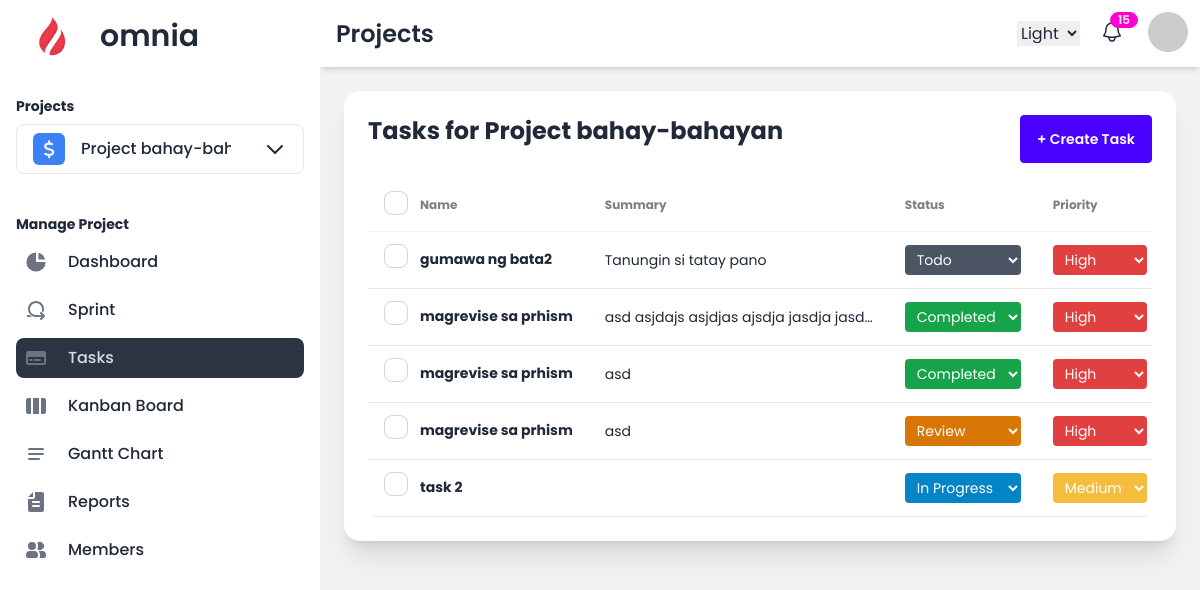
Before: /projects/tasks/ (signed in) with the older database file.
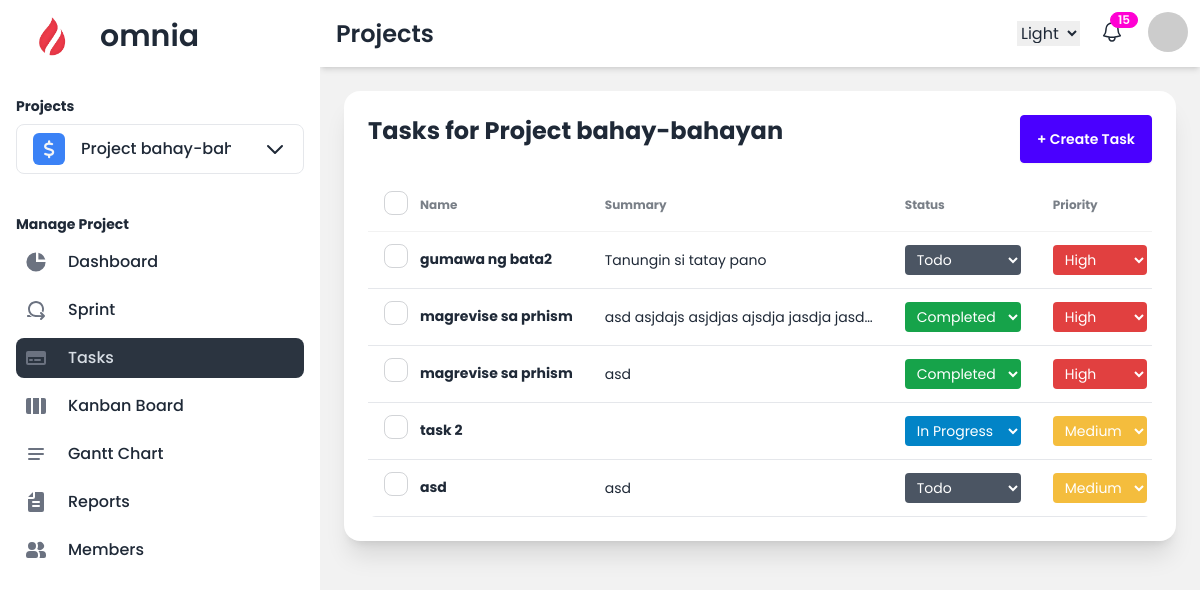
After: the same page with the newer database file.
### projects/models.py (models this page shows, shortened)
class Task(models.Model):
    STATUS_CHOICES = [
        ('todo', 'Todo'),
        ('in_progress', 'In Progress'),
        ('review', 'Review'),
        ('completed', 'Completed'),
    ]
    PRIORITY_CHOICES = [
        ('high', 'High'),
        ('medium', 'Medium'),
        ('low', 'Low'),
    ]
    name = models.CharField(max_length=255)
    description = models.TextField(blank=True, null=True)
    status = models.CharField(max_length=20, choices=STATUS_CHOICES, default='todo')
    priority = models.CharField(max_length=10, choices=PRIORITY_CHOICES, default='medium')
    start_date = models.DateField()
    end_date = models.DateField()
    created_at = models.DateTimeField(auto_now_add=True)
    sprint = models.ForeignKey(Sprint, on_delete=models.CASCADE, related_name='tasks', blank=True, null=True)
    project = models.ForeignKey(Project, on_delete=models.CASCADE, related_name='tasks')
    assigned_members = models.ManyToManyField(settings.AUTH_USER_MODEL, related_name='tasks', blank=True)
    assigned_teams = models.ManyToManyField(ProjectTeam, related_name='tasks', blank=True)

### projects/views.py (the view)
# urls.py: path('tasks/', views.project_tasks, name='project_tasks'),
@login_required
def project_tasks(request):
    project_id = request.session.get('current_project_id')
    if not project_id:
        return HttpResponseForbidden("No project selected.")
    project = Project.objects.get(id=project_id, owner=request.user)
    tasks = project.tasks.all()
    return render(request, 'projects/project_tasks.html', {'tasks': tasks, 'project': project})

### projects/forms.py
class ProjectForm(forms.ModelForm):
    class Meta:
        model = Project
        fields = ['name', 'emoji_icon', 'description', 'color']
        widgets = {
        }

### projects/context_processors.py (called while the page is built)
def user_projects(request):
    if request.user.is_authenticated:
        projects = Project.objects.filter(owner=request.user)
        return {'user_projects': projects}
    return {}

### projects/templatetags/custom_filters.py (called while the page is built)
@register.filter
def get_item(value, key):
    for item in value:
        if item.id == int(key):
            return item
    return None

### projects/templates/projects/project_tasks.html (shortened to what this page needs)
{% extends 'project_base.html' %}
{% block heading %}Projects{% endblock %}
{% block content %}
<div class="card w-full p-6 bg-base-100 shadow-xl mt-2 max-h-screen overflow-y-auto">
  <div class="flex items-center justify-between mb-4">
      <h1 class="text-2xl font-bold mb-4">Tasks for {{ project.name }}</h1>
      <a href="{% url 'create_task' %}"
         class="btn btn-primary text-white py-2 px-4 rounded hover:bg-blue-600">
          + Create Task
      </a>
  </div>
  {% if tasks %}
      <div class="relative overflow-x-auto rounded-lg">
        <table class="table w-full whitespace-no-wrap table-pin-rows table-pin-cols">
          <thead>
            <tr>
              <th class="flex flex-row items-center gap-3">
                <label>
                  <input type="checkbox" class="checkbox" />
                </label>
                Name
              </th>
              <td>Summary</td>
              <td>Status</td>
              <td>Priority</td>
            </tr>
          </thead>
          <tbody>
          {% for task in tasks %}
            <tr class="border-b border-gray-200 hover:bg-gray-100 whitespace-nowrap night:bg-gray-800 night:text-gray-100"
                data-task-id="{{ task.id }}">
              <th contenteditable="true" data-field="name" class="editable flex flex-row items-center gap-3">
                <label>
                  <input type="checkbox" class="checkbox" />
                </label>
                {{ task.name }}
              </th>
              <td
                  class="editable truncate max-w-[300px] whitespace-nowrap overflow-hidden text-ellipsis description-cell focus:whitespace-normal focus:overflow-visible focus:max-w-none"
                  data-field="description"
                  contenteditable="true"
                  onfocus="this.textContent = this.dataset.fullDescription"
                  onblur="this.dataset.fullDescription = this.textContent.trim(); this.updateTaskDescription(this);"
                  data-full-description="{{ task.description }}"
              >
                  {{ task.description|truncatechars:50 }}
              </td>
              <td>
                <select class="editable-select {% if task.status == 'todo' %}status-todo{% elif task.status == 'in_progress' %}status-in_progress{% elif task.status == 'review' %}status-review{% elif task.status == 'completed' %}status-completed{% endif %} text-white py-1 px-2 rounded" data-field="status">
                  {% for key, value in task.STATUS_CHOICES %}
                  <option
                    value="{{ key }}"
                    {% if task.status == key %}selected{% endif %}
                    class="py-2 font-medium bg-white text-gray-800">
                    {{ value }}
                  </option>
                  {% endfor %}
                </select>
              </td>
              <td>
                <select class="editable-select {% if task.priority == 'high' %}priority-high{% elif task.priority == 'medium' %}priority-medium{% elif task.priority == 'low' %}priority-low{% endif %} text-white py-1 px-2 rounded" data-field="priority">
                  {% for key, value in task.PRIORITY_CHOICES %}
                  <option value="{{ key }}" {% if task.priority == key %}selected{% endif %}
                  class="py-2 font-medium bg-white text-gray-800">{{ value }}
                  </option>
                  {% endfor %}
                </select>
              </td>
            </tr>
          {% endfor %}
          </tbody>
        </table>
      </div>
  {% else %}
      <p>No tasks found for this project.</p>
  {% endif %}
</div>
{% endblock %}

Changed rows visible on the page:
removed Task: name "magrevise sa prhism", description "asd", status "Review", priority "High"
added Task: name "asd", description "asd", status "Todo", priority "Medium"
